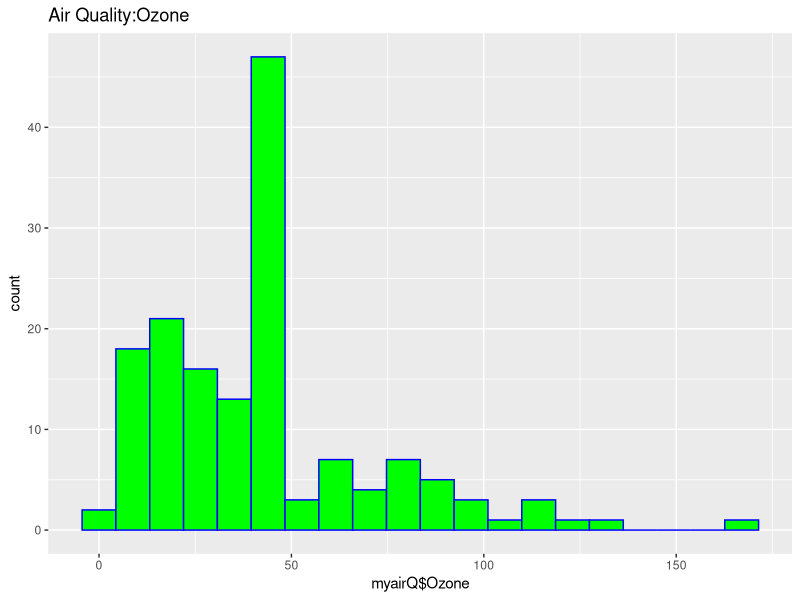
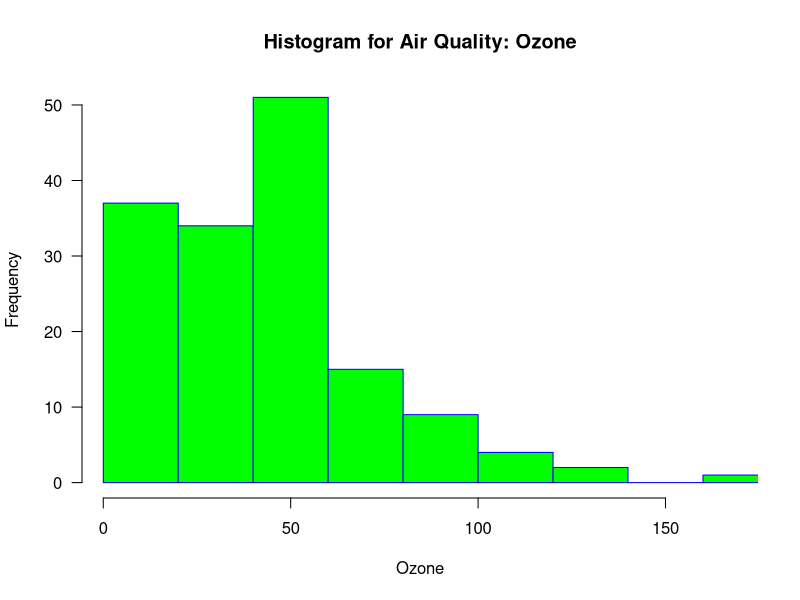
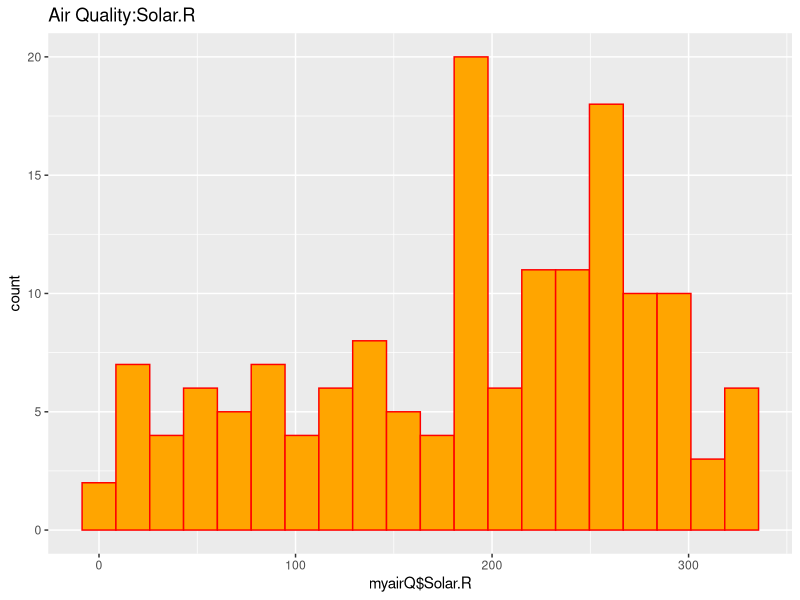
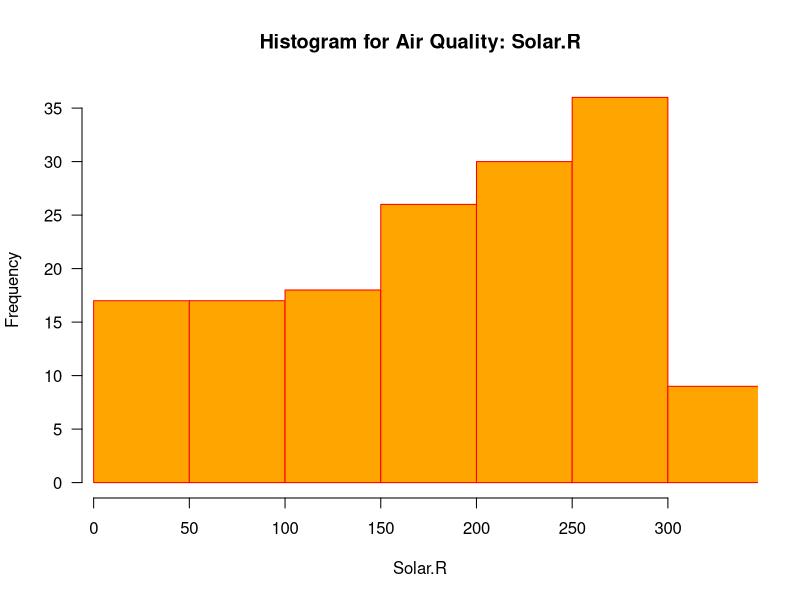
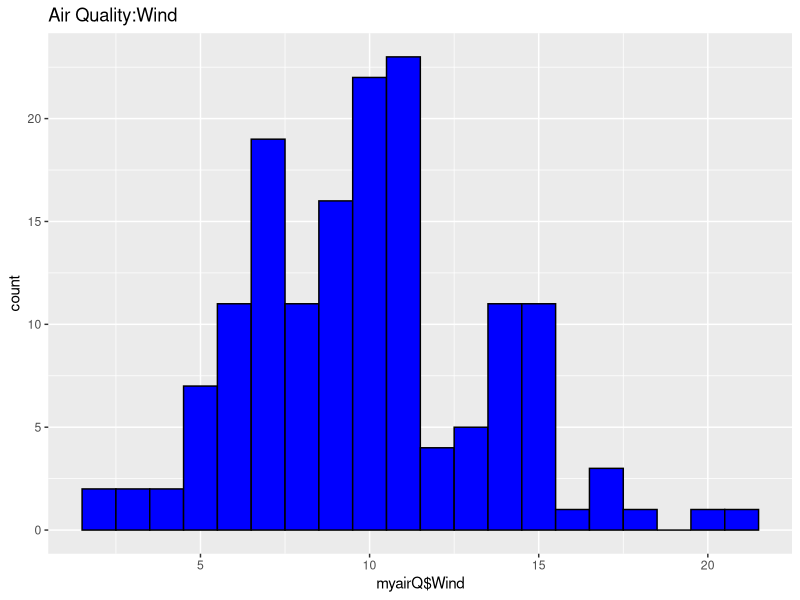
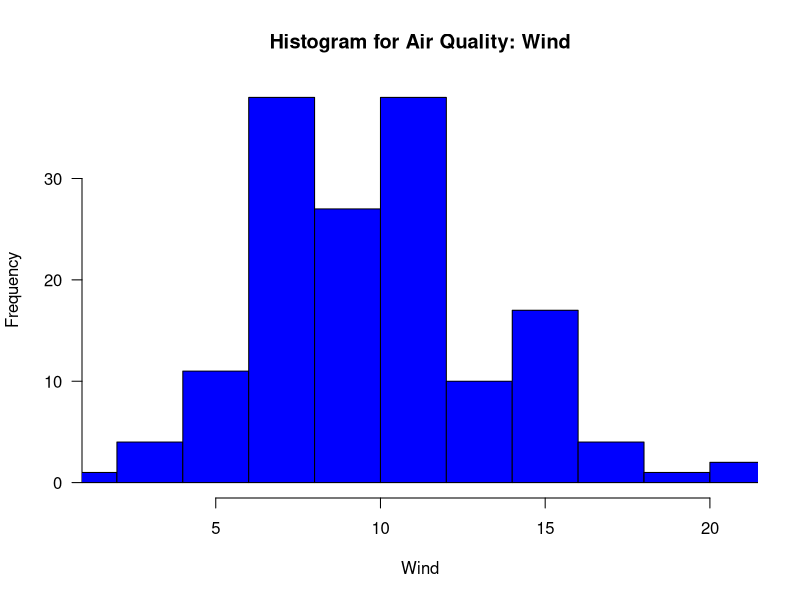
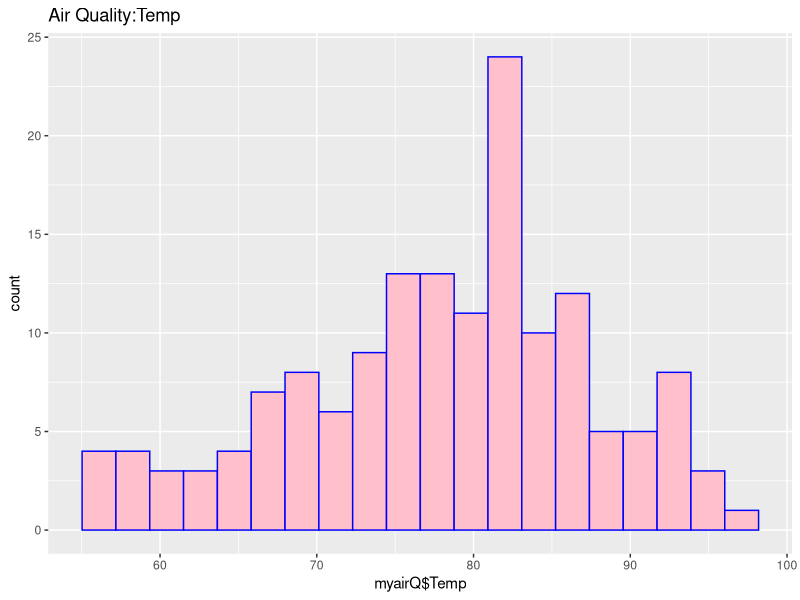
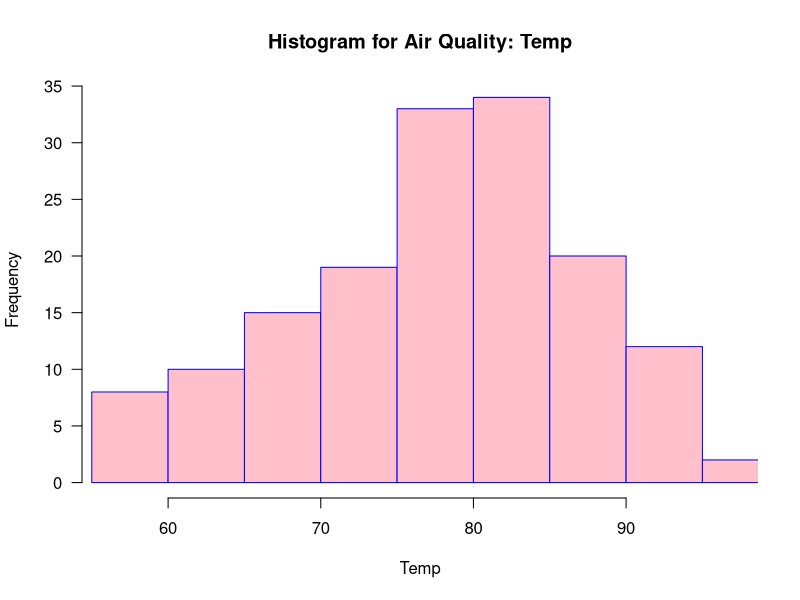

Source code (R) for these figures, in order:
# 
# Course: IST687
# Name: Joyce Woznica
# Homework 6 - Viz HW: air quality Analysts
# Due Date: 2/19/2019
# Date Submitted:
#
# Step 1: Load the data
# we will use the airquality data set, which you should already have as part of your R installation
myairQ<-airquality

# Step 2: Clean the datas
#         There will be NA's - figure out what you are going to do with that
#         JLJW NOTE: I elected to use the mean for each column for the NAs as opposed to 
#                    removing all the observations that had an NA for one of the values

# create a function to replace each column NA with mean for that column
replaceNAwMeans<-function(vec)
{
  numcols<-length(colnames(vec))
  index<-1
  while(index<=numcols)
  {
    theColV <- vec[,index]
    theColV[is.na(theColV)]<-mean(theColV,na.rm=TRUE)
    vec[,index]<-theColV
    index<-index+1
  }
  return(vec)
}

# Update the dataframe with the modified frame with means applied to NA values
myairQ<-replaceNAwMeans(myairQ)

# Step 3: Understand the data distribution
#         Create the following visualizations using ggplot:
# 1) Histogrames for each of the variables
#    Get the columns of myairQ
colnames(myairQ)

# histogram for Ozone
# with ggplot
# function for correct packages
install.packages ("ggplot2")
library("ggplot2")

g <- ggplot(myairQ, aes(x=myairQ$Ozone))
g <- g + geom_histogram(bins=20, color="blue", fill="green")
g <- g+ ggtitle("Air Quality:Ozone")
g

# with hist
hist(myairQ$Ozone, 
     main="Histogram for Air Quality: Ozone", 
     xlab="Ozone", 
     border="blue", 
     col="green",
     xlim=c(min(myairQ$Ozone),max(myairQ$Ozone)),
     las=1, 
     breaks=8)

# histogram for Solar.R
# with ggplot
g <- ggplot(myairQ, aes(x=myairQ$Solar.R))
g <- g + geom_histogram(bins=20, color="red", fill="orange")
g <- g+ ggtitle("Air Quality:Solar.R")
g

# with hist
hist(myairQ$Solar.R, 
     main="Histogram for Air Quality: Solar.R", 
     xlab="Solar.R", 
     border="red", 
     col="orange",
     xlim=c(min(myairQ$Solar.R),max(myairQ$Solar.R)),
     las=1, 
     breaks=8)

# histogram for Wind
# with ggplot
g <- ggplot(myairQ, aes(x=myairQ$Wind))
g <- g + geom_histogram(bins=20, color="black", fill="blue")
g <- g+ ggtitle("Air Quality:Wind")
g

# with hist
hist(myairQ$Wind, 
     main="Histogram for Air Quality: Wind", 
     xlab="Wind", 
     border="black", 
     col="blue",
     xlim=c(min(myairQ$Wind),max(myairQ$Wind)),
     las=1, 
     breaks=8)

# histogram for Temperature
# with ggplot
g <- ggplot(myairQ, aes(x=myairQ$Temp))
g <- g + geom_histogram(bins=20, color="blue", fill="pink")
g <- g+ ggtitle("Air Quality:Temp")
g

# hist
hist(myairQ$Temp, 
     main="Histogram for Air Quality: Temp", 
     xlab="Temp", 
     border="blue", 
     col="pink",
     xlim=c(min(myairQ$Temp),max(myairQ$Temp)),
     las=1, 
     breaks=8)

# histogram for Month
# with ggplot
# ** THIS NEEDS FIXING!
g <- ggplot(myairQ, aes(x=myairQ$Month))
g <- g + geom_histogram(binwidth=1, bins=5, color="green", fill="blue")
g <- g+ ggtitle("Air Quality:Month")
g

# with hist
hist(myairQ$Month, 
     main="Histogram for Air Quality: Month", 
     xlab="Month", 
     border="green", 
     col="blue",
     xlim=c(min(myairQ$Month),max(myairQ$Month)),
     las=1, 
     breaks=max(myairQ$Month)-min(myairQ$Month))

# histogram for Day
# with ggplot
# ** WORK ON THIS TOO!
g <- ggplot(myairQ, aes(x=myairQ$Day))
g <- g + geom_histogram(bins=15, color="orange", fill="yellow")
g <- g+ ggtitle("Air Quality:Day")
g

# with hist
hist(myairQ$Day, 
     main="Histogram for Air Quality: Day", 
     xlab="Day", 
     border="orange", 
     col="yellow",
     xlim=c(min(myairQ$Day),max(myairQ$Day)),
     las=1, 
     breaks=max(myairQ$Day)-min(myairQ$Day))

# 2) Bloxplot for Ozone
# with ggplot
# Need to find "buckets" for the information
ggplot(myairQ,aes(x=factor(0),myairQ$Ozone)) + geom_boxplot()

# with boxplot
boxplot(myairQ$Ozone,data=myairQ, notch=TRUE, main="Air Quality: Ozone",
        xlab="Not Sure", ylab="Ozone Level") 

# 3) Boxplot for wind values (round the wind to get a good number of "buckets")


# Step 3(again): Explor how the data changes over time
#       First make sure to create appropriate dates (this data was from 1973). 
#       Then create line charts for 
#       ozone, temp, wind and solar.R (one line chart for each, then one chart with 
#       four lines, each having a different color).
#       create these visualizations with ggplot
#       **Note that for the chart with 4 lines, you need to think about how to 
#         effectively use the y-axis
g <- ggplot(myairQ, aes(x=myairQ$Month), group=myairQ$Day, color=myairQ$Day)
g <- g + geom_line(aes(y=myairQ$Ozone), linetype="solid", size=1)
g <- g + ylab("Ozone")
g <- g + ggtitle("Day of Month")
g

# Step 4: Look at al the data via a Heatmap
#         Create a heatmap,

